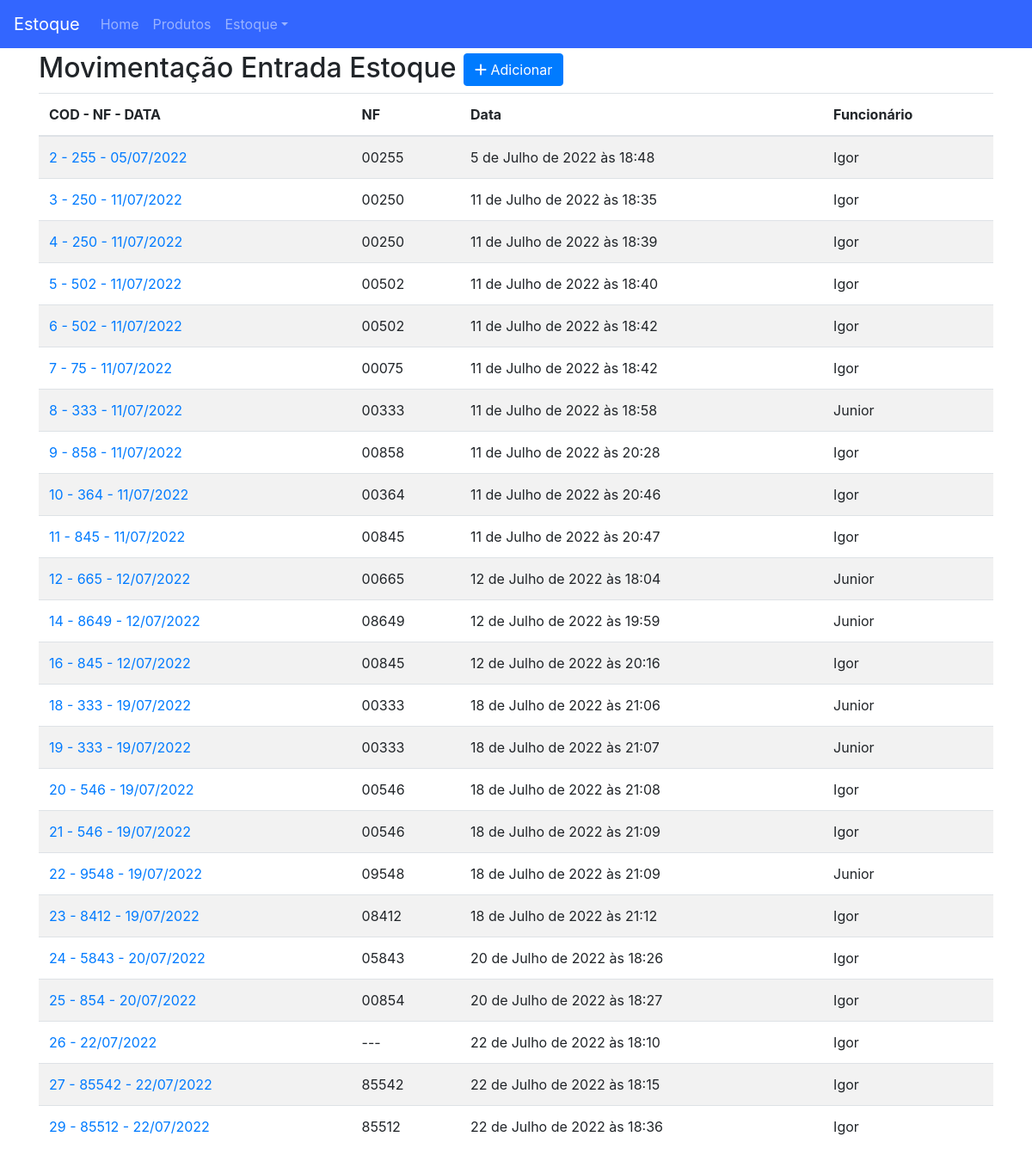
Before: /estoque/entrada/ with the older database file.
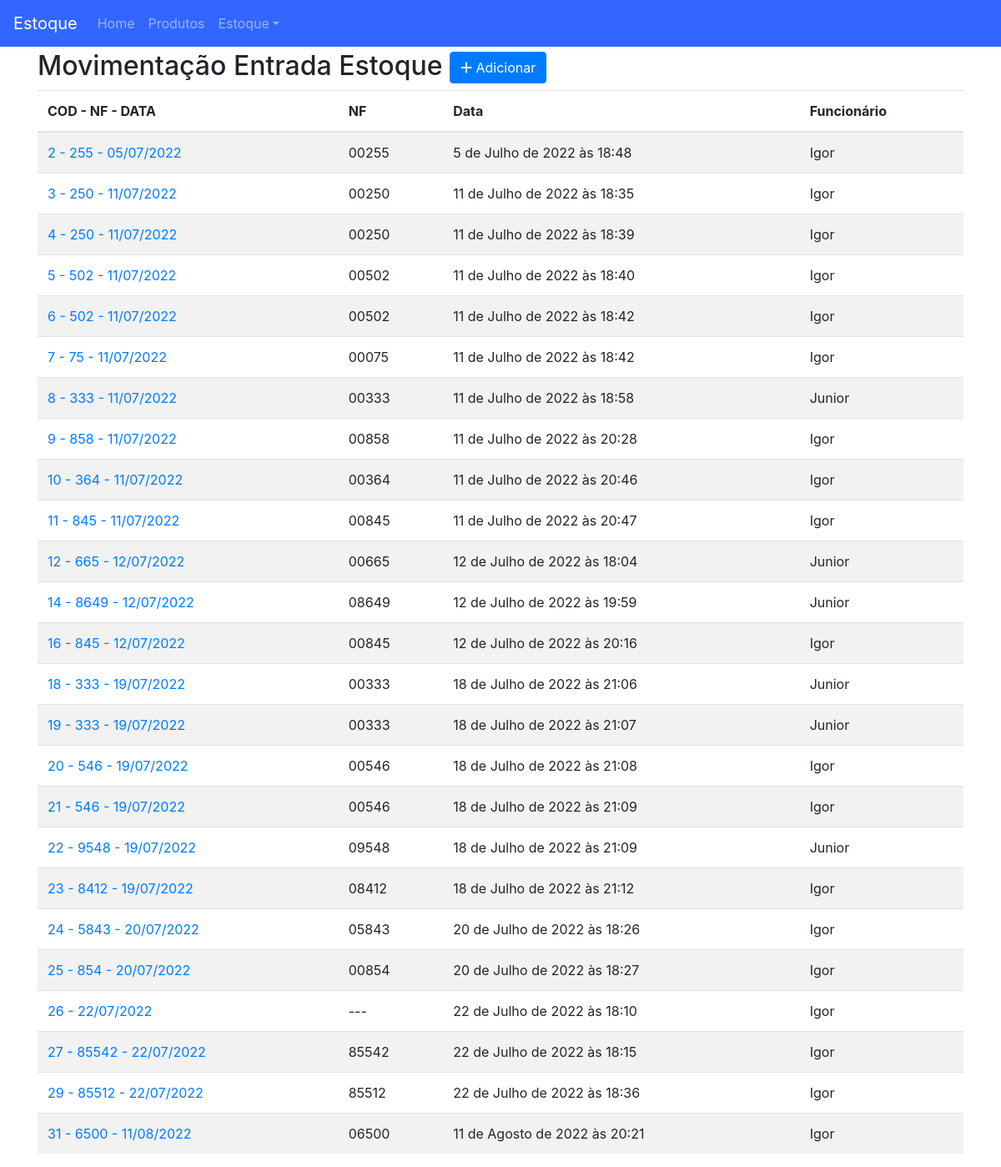
After: the same page with the newer database file.
### estoque/models.py (models this page shows)
class Estoque(TimeStampedModel):
    funcionario = models.ForeignKey(User, on_delete=models.CASCADE, blank=True)
    nf = models.PositiveIntegerField('Nota fiscal', null=True, blank=True)
    movimento = models.CharField(max_length=1, choices=MOVIMENTO, blank=True)
    class Meta:
        ordering = ('pk',)
    def __str__(self):
        if self.nf:
            return f'{self.pk} - {self.nf} - {self.created.strftime("%d/%m/%Y")}'
        return f'{self.pk} - {self.created.strftime("%d/%m/%Y")}'
    def nf_formated(self):
        if self.nf:
            return str(self.nf).zfill(5)
        return '---'

### estoque/views.py (the view)
# urls.py: path('', v.EstoqueEntradaList.as_view(), name='estoque_entrada_list'),
class EstoqueEntradaList(TemplateView):
    template_name = 'estoque_list.html'
    def get_context_data(self, **kwargs):
        context = super().get_context_data(**kwargs)
        context['object_list'] = EstoqueEntrada.objects.all()
        context['titulo'] = 'Entrada'
        context['url_add'] = 'estoque:estoque_entrada_add'
        return context

### estoque/managers.py (called while the page is built)
    def get_queryset(self):
        return super(EstoqueEntradaManager, self).get_queryset().filter(movimento='e')

### estoque/templates/estoque_list.html
{% extends 'base.html' %}
{% block content %}
<h2> Movimentação {{ titulo }} Estoque
    <span class="pull-right">
        <a href="{% url url_add %}">
            <button type="button" class="btn btn-primary">
                <span class="fa fa-plus"></span> Adicionar
            </button>
        </a>
    </span>
</h2>
{% if object_list %}
    <table class="table table-striped">
        <thead>
            <tr>
                <th>COD - NF - DATA</th>
                <th>NF</th>
                <th>Data</th>
                <th>Funcionário</th>
            </tr>
        </thead>
        <tbody>
            {% for object in object_list %}
                <tr>
                    <td>
                        <a href="{% url 'estoque:estoque_detail' object.pk %}">{{ object }}</a>
                    </td>
                    <td>{{ object.nf_formated }}</td>
                    <td>{{ object.created }}</td>
                    <td>{{ object.funcionario.first_name }}</td>
                </tr>
            {% endfor %}
        </tbody>
    </table>
{% else %}
    <p class="alert alert-warning">Lista vazia.</p>
{% endif %}
{% endblock content %}

Changed rows visible on the page:
added Estoque: nf+id+created "31 - 6500 - 11/08/2022", nf_formated "06500", created "11 de Agosto de 2022 às 20:21", funcionario.first_name "Igor"
